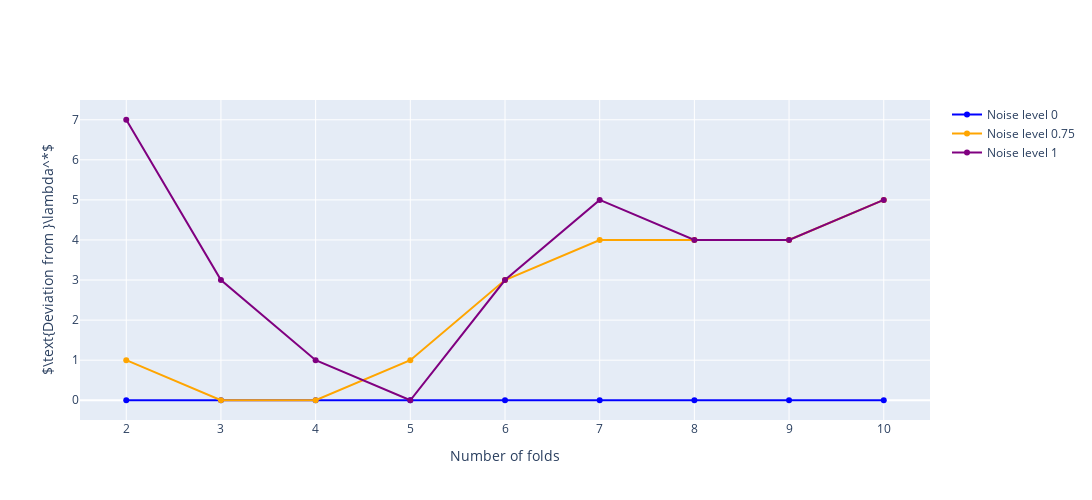

Source (notebook cell):
### Markdown cell above
We can also see that the empirical risk minimizer converges to the population minimizer, by comparing the difference between the best ridge coefficient $\lambda$ obtained through $K$-fold cross-validation, and the best value obtained using the whole labeled set for training and the population risk for hyperparameter tuning.

### Code cell
n = 100
d = 10
snr = 1
all_noise_sigmas = [0, 0.75, 1]
all_Ks = np.arange(2, 11)

deviation_from_best_lambdas = {}
all_ridge_coefficients = np.arange(0, 20, 1)

for noise_sigma in all_noise_sigmas:
  X, y, beta_star, Sigma = generate_data(n=n, d=d, snr=snr, noise_sigma=noise_sigma, seed=21)
  deviation_from_best_lambdas[noise_sigma] = []
  for K in all_Ks:
    cv_risks, full_estimator_population_risk = [], []
    for ridge_coef in all_ridge_coefficients:
      ridge_reg = Ridge(alpha=ridge_coef, fit_intercept=False)
      scores = cross_val_score(ridge_reg, X, y, scoring="neg_mean_squared_error", cv=K)
      cv_risks.append(-scores.mean())

      full_ridge_reg = Ridge(alpha=ridge_coef, fit_intercept=False).fit(X, y)
      full_estimator_population_risk.append(compute_population_risk(beta_star, full_ridge_reg.coef_, noise_sigma, Sigma))

    best_empirical_lambda = all_ridge_coefficients[np.argmin(cv_risks)]
    best_population_lambda = all_ridge_coefficients[np.argmin(full_estimator_population_risk)]
    deviation_from_best_lambdas[noise_sigma].append(np.fabs(best_empirical_lambda - best_population_lambda))

fig = go.Figure()
for i, noise_sigma in enumerate(all_noise_sigmas):
  fig.add_trace(go.Scatter(x=all_Ks, y=deviation_from_best_lambdas[noise_sigma], marker_color=colors[i],
                           name=f"Noise level {noise_sigma}"))

fig.update_layout(
  height=figure_height,
  width=figure_width,
  yaxis_title=r"$\text{Deviation from }\lambda^*$",
  xaxis_title="Number of folds",
  hovermode='x'
)
fig.show()

### Figure 1 — Plotly figure (JSON) as saved in the notebook; plotly's stock layout.template omitted (floating-point values rounded to 4 significant figures)
{"data": [{"marker": {"color": "blue"}, "name": "Noise level 0", "type": "scatter", "x": [2, 3, 4, 5, 6, 7, 8, 9, 10], "y": [0, 0, 0, 0, 0, 0, 0, 0, 0]}, {"marker": {"color": "orange"}, "name": "Noise level 0.75", "type": "scatter", "x": [2, 3, 4, 5, 6, 7, 8, 9, 10], "y": [1, 0, 0, 1, 3, 4, 4, 4, 5]}, {"marker": {"color": "purple"}, "name": "Noise level 1", "type": "scatter", "x": [2, 3, 4, 5, 6, 7, 8, 9, 10], "y": [7, 3, 1, 0, 3, 5, 4, 4, 5]}], "layout": {"height": 500, "hovermode": "x", "width": 1200, "xaxis": {"title": {"text": "Number of folds"}}, "yaxis": {"title": {"text": "$\\text{Deviation from }\\lambda^*$"}}}}
